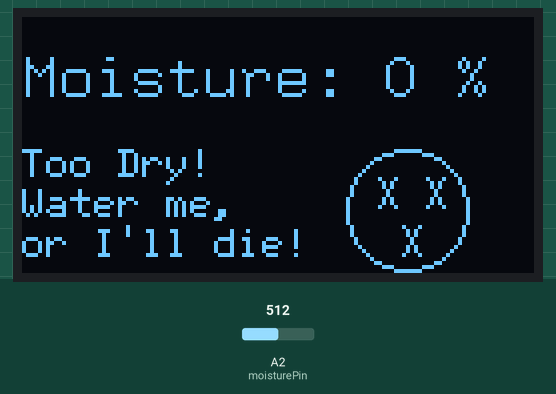
The sketch below on a simulated Arduino Uno, built with avr-gcc and run on an emulated ATmega328P. On the bench: 128×64 one-colour display. The inputs (shaded band) are chosen by the test bench; at power-on: A2 (moisturePin) = 512. What the sketch prints to the serial monitor is not drawn.

Above: at 1.2 s.
1.3 s: A2 (moisturePin) set to 393
At 1.8 s:
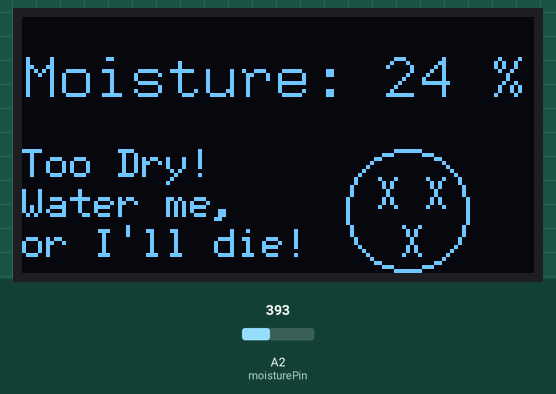
3.0 s: A2 (moisturePin) set to 366
At 3.8 s:
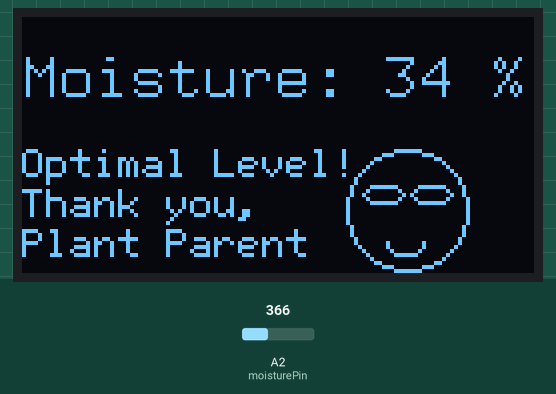
4.7 s: A2 (moisturePin) set to 309
6.5 s: A2 (moisturePin) set to 284
At 7.8 s:
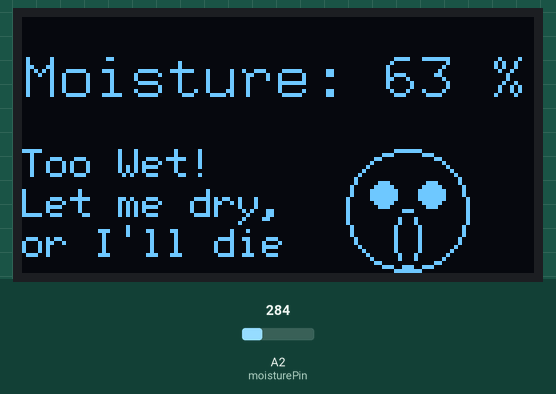
8.1 s: A2 (moisturePin) set to 511
At 8.7 s:
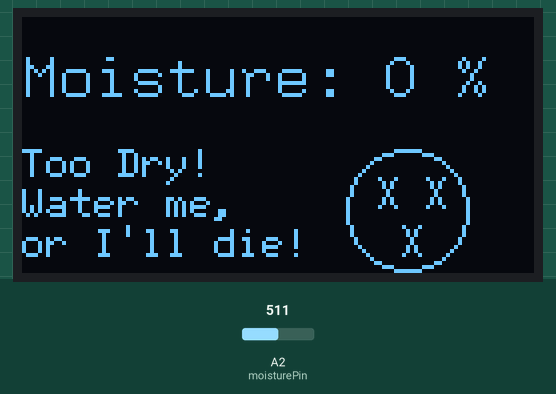
Timing chart, 0 to 10.8 s (numbered marks = the images above; inputs shaded):
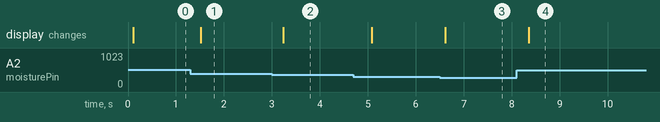

Measured:
- the behaviour switches between 379 and 378 on A2 (moisturePin) (found by bisection; images 1 and 2)
- the behaviour switches between 292 and 291 on A2 (moisturePin) (found by bisection; images 2 and 3)
- after the input at 1.3 s, the display: changes after 0.21 s (image 1)
- after the input at 3.0 s, the display: changes after 0.23 s (image 2)
- after the input at 6.5 s, the display: changes after 0.11 s (image 3)
- after the input at 8.1 s, the display: changes after 0.26 s (image 4)

The sketch:

Moisture_Device.ino
```cpp
#include <U8g2lib.h>
#include <Wire.h>
//U8G2_SH1106_128X64_NONAME_F_4W_HW_SPI u8g2(U8G2_R0, /* cs=*/ 10, /* dc=*/ 9, /* reset=*/ 8);
U8G2_SH1106_128X64_NONAME_F_HW_I2C u8g2(U8G2_R0, /* reset=*/ U8X8_PIN_NONE);
const int moisturePin = A2;

void setup() {
u8g2.begin();
Serial.begin(9600);
}

void loop() {
  int moistureValue = analogRead(moisturePin);
  moistureValue = constrain(moistureValue, 180,460);
  moistureValue = map(moistureValue,180,460,100,0);
  Serial.print("Moisture: ");
  Serial.println(moistureValue);

  u8g2.clearBuffer();
  //do{
    u8g2.setFont(u8g_font_9x18);
    u8g2.setCursor(0,10);
    //u8g2.drawStr(0, 20,"Moisture: ");
    u8g2.setCursor(0, 20);
    u8g2.print("Moisture: ");
    u8g2.print(moistureValue);
    //u8g2.print(moistureValue);
    u8g2.print(" %");

    //u8g.setPrintPos(0,40);

    if(moistureValue<30){
      u8g2.setFont(u8g_font_6x12);
      u8g2.drawStr(0,40, "Too Dry!");
    //   u8g2.setPrintPos(0,40);
    // u8g2.print("Too Dry!");
    u8g2.drawStr(0, 50, "Water me,");
    // u8g2.setPrintPos(0,50);
    // u8g2.print("Water me,");
    u8g2.drawStr(0,60,"or I'll die!");
    // u8g2.setPrintPos(0,60);
    // u8g2.print("or I'll die!");
    draw_X_Smiley();
    }

    else if (moistureValue >= 30 && moistureValue <= 60) {
      u8g2.setFont(u8g_font_6x12);
      u8g2.drawStr(0,40,"Optimal Level!");
      // u8g2.setPrintPos(0,40);
      // u8g2.print("Optimal Level!");
      u8g2.drawStr(0,50,"Thank you,");
      //u8g2.setPrintPos(0,50,"Thank you,");
      //u8g2.print("Thank you,");
      u8g2.drawStr(0, 60,"Plant Parent" );
      // u8g2.setPrintPos(0,60);
      // u8g2.print("Plant Parent");
      draw_HappySmille();

  } else {
    u8g2.setFont(u8g_font_6x12);
    u8g2.drawStr(0,40,"Too Wet!");
      u8g2.setCursor(0,40);
      u8g2.print("Too Wet!");
      u8g2.setCursor(0,50);
      u8g2.print("Let me dry,");
      u8g2.setCursor(0,60);
      u8g2.print("or I'll die");
      draw_ScaredSmille();

  }
  //} while (u8g2.nextPage());
  u8g2.sendBuffer();
  delay(200);  // Delay for 1 second before reading moisture again

}

void draw_X_Smiley() {
  u8g2.setColorIndex(1);  // Set color index to 1 (on)

  // Draw the face circle
  u8g2.drawCircle(96,48,15);


  u8g2.drawLine(89,40,93,47);
  u8g2.drawLine(89,47,93,40);

  u8g2.drawLine(89+12,40,93+12,47);
  u8g2.drawLine(89+12,47,93+12,40);

  u8g2.drawLine(89+6,40+12,93+6,47+12);
  u8g2.drawLine(89+6,47+12,93+6,40+12);
}


void draw_HappySmille(){
  u8g2.setColorIndex(1);  // Set color index to 1 (on)

  // Draw the face circle
  u8g2.drawCircle(96,48,15);
  u8g2.drawEllipse(90, 44, 5,2);
  u8g2.drawEllipse(90+12, 44, 5,2);
  // Draw the mouth
  int cx = 96;  // X-coordinate of the center of the arc
  int cy = 55;  // Y-coordinate of the center of the arc
  int radius = 5;  // Radius of the arc
  int startAngle = 20;  // Starting angle of the arc
  int endAngle = 160;  // Ending angle of the arc
  int numSegments = 20;  // Number of line segments to approximate the arc

  float angleStep = (endAngle - startAngle) / float(numSegments - 1);
  for (int i = 0; i < numSegments; i++) {
    float angle = startAngle + i * angleStep;
    float x1 = cx + radius * cos(angle * PI / 180.0);
    float y1 = cy + radius * sin(angle * PI / 180.0);
    float x2 = cx + radius * cos((angle + angleStep) * PI / 180.0);
    float y2 = cy + radius * sin((angle + angleStep) * PI / 180.0);
    u8g2.drawLine(x1, y1, x2, y2);

  };

}

void draw_ScaredSmille(){
  u8g2.setColorIndex(1);  // Set color index to 1 (on)

  // Draw the face circle
  u8g2.drawCircle(96,48,15);
  u8g2.drawDisc(90, 44, 3);
  u8g2.drawDisc(90+12, 44, 3);
  u8g2.drawEllipse(96, 55, 3,7);


}
```
